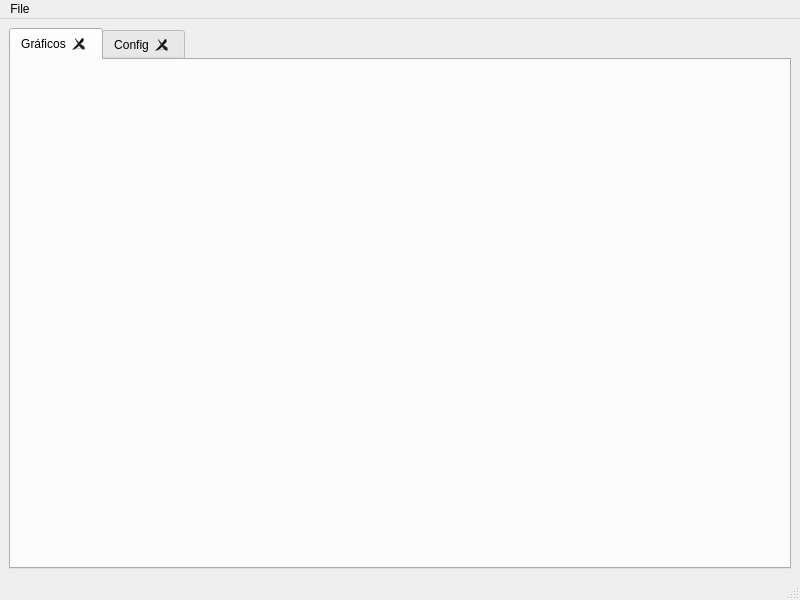
<?xml version="1.0" encoding="UTF-8"?>
<ui version="4.0">
 <class>MainWindow</class>
 <widget class="QMainWindow" name="MainWindow">
  <property name="geometry">
   <rect>
    <x>0</x>
    <y>0</y>
    <width>800</width>
    <height>600</height>
   </rect>
  </property>
  <property name="windowTitle">
   <string>MainWindow</string>
  </property>
  <widget class="QWidget" name="centralwidget">
   <layout class="QGridLayout" name="gridLayout">
    <item row="0" column="0">
     <widget class="QTabWidget" name="tbc_telaPrincipal">
      <property name="currentIndex">
       <number>0</number>
      </property>
      <property name="tabsClosable">
       <bool>true</bool>
      </property>
      <property name="movable">
       <bool>true</bool>
      </property>
      <widget class="QWidget" name="graficos">
       <attribute name="icon">
        <iconset resource="arquivoRecursos.qrc">
         <normaloff>:/ico/ico/graficos.png</normaloff>:/ico/ico/graficos.png</iconset>
       </attribute>
       <attribute name="title">
        <string>Gráficos</string>
       </attribute>
      </widget>
      <widget class="QWidget" name="config">
       <attribute name="icon">
        <iconset resource="arquivoRecursos.qrc">
         <normaloff>:/ico/ico/config.png</normaloff>:/ico/ico/config.png</iconset>
       </attribute>
       <attribute name="title">
        <string>Config</string>
       </attribute>
      </widget>
     </widget>
    </item>
   </layout>
  </widget>
  <widget class="QMenuBar" name="menubar">
   <property name="geometry">
    <rect>
     <x>0</x>
     <y>0</y>
     <width>800</width>
     <height>21</height>
    </rect>
   </property>
   <widget class="QMenu" name="menuFile">
    <property name="title">
     <string>File</string>
    </property>
    <addaction name="actionNova_aba"/>
    <addaction name="actionNova_aba_cadastro"/>
   </widget>
   <addaction name="menuFile"/>
  </widget>
  <widget class="QStatusBar" name="statusbar"/>
  <action name="actionNova_aba">
   <property name="text">
    <string>Nova aba</string>
   </property>
  </action>
  <action name="actionNova_aba_cadastro">
   <property name="text">
    <string>Nova aba cadastro</string>
   </property>
  </action>
 </widget>
 <resources>
  <include location="arquivoRecursos.qrc"/>
 </resources>
 <connections/>
</ui>
